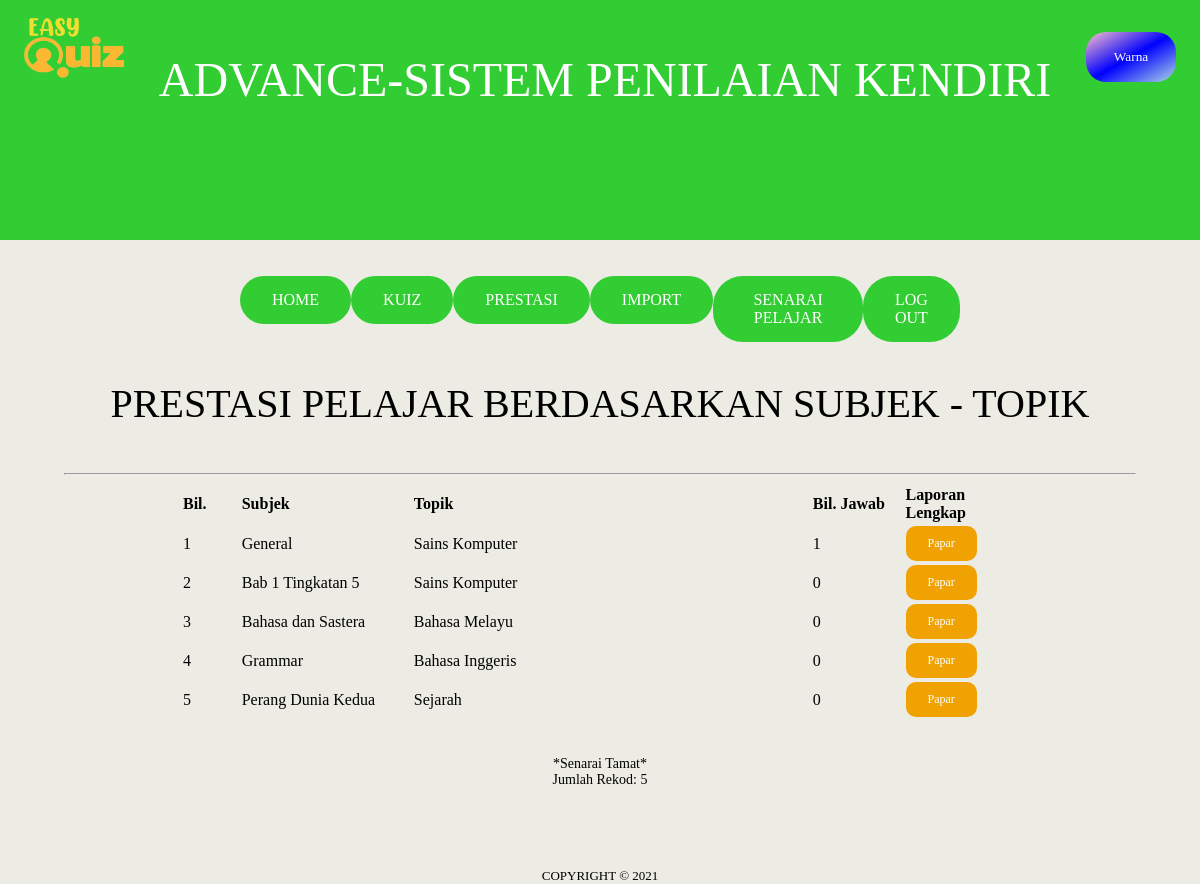
The app's page /prestasi_topik.php (signed in) with its own data.
### tables this page shows
CREATE TABLE `topik` (
  `idtopik` int(11) NOT NULL,
  `topik` varchar(30) NOT NULL,
  `markah` int(11) NOT NULL,
  `idsubjek` int(10) NOT NULL,
  `idpengguna` varchar(12) NOT NULL
);

CREATE TABLE `subjek` (
  `idsubjek` int(11) NOT NULL,
  `subjek` varchar(30) NOT NULL
);

### prestasi_topik.php (the view, shortened to what this page needs)
<?php
include 'header.php';
$guru = $_SESSION['idpengguna'];
 ?>
 <!DOCTYPE html>
 <html lang="en" dir="ltr">
   <head>
     <?php
     include 'menu.php';
      ?>
   </head>
   <body>
     <center><p id = "p1"> PRESTASI PELAJAR BERDASARKAN SUBJEK - TOPIK</p></center>
     <br>
     <main>
       <table width = "70%" border = "0" align = "center" style="font-size:16px;font-family:DIN Next LT Pro Light;">
         <tr>
           <td width = "5%"><b> Bil. </b></td>
           <td width = "15%"><b> Subjek </b></td>
           <td width = "35%"><b> Topik </b></td>
           <td width = "8%"><b> Bil. Jawab</b></td>
           <td width = "10%"><b> Laporan Lengkap </b></td>
         </tr>
         <hr>
         <?php
          $no = 1;
          $topik = mysqli_query($hubung , "SELECT * FROM topik WHERE idpengguna = '$guru'");
          while ($infoTopik = mysqli_fetch_array($topik)) {
          $subjek = mysqli_query($hubung , "SELECT * FROM subjek
          WHERE idsubjek = '$infoTopik[idsubjek]' ");
          $infoSubjek = mysqli_fetch_array($subjek);
          $rekod = mysqli_query($hubung , "SELECT idtopik, COUNT(idtopik) as 'bil' FROm perekodan
          WHERE idtopik = '$infoTopik[idtopik]'");
          $infoJawab = mysqli_fetch_array($rekod);
         ?>
         <tr>
           <td><?php echo $no; ?></td>
           <td><?php echo $infoTopik['topik']; ?></td>
           <td><?php echo $infoSubjek['subjek']; ?></td>
           <td><?php echo $infoJawab['bil']; ?></td>
           <td>
             <a href = "laporan_guru.php?idtopik=<?php echo $infoTopik['idtopik']; ?>">
             <button id = "papar"> Papar </button>
           </td>
         </tr>
         <?php $no++; } ?>
       </table>
     </main>
     <br>
     <br>
     <center><font style = 'font-size:14px'> *Senarai Tamat* <br> Jumlah Rekod: <?php echo $no-1; ?></font></center>
   </body>
    <center style="margin-top:80px;"><?php include 'footer.php'; ?></center>
 </html>

### prestasi_topik.php (style rules this page uses)
body { background-color: #ECEBE4; }
#p1 { font-family: "Feather Bold"; font-size: 40px; margin-top: 20px; margin-bottom: 20px; }
hr { width : 1070px; }
b { font-family: "DIN Next LT Pro Bold"; }
#papar { background-color: #F0A202; border: none; color: white; padding: 8px 20px; text-align: center; font-family: "Feather Bold"; display: inline-block; font-size: 12px; border-radius: 10px; border: 2px solid #F0A202; margin: 0; }

### records on screen
topik: topik "General", idsubjek.subjek "Sains Komputer", bil "1"
topik: topik "Bab 1 Tingkatan 5", idsubjek.subjek "Sains Komputer", bil "0"
topik: topik "Bahasa dan Sastera", idsubjek.subjek "Bahasa Melayu", bil "0"
topik: topik "Grammar", idsubjek.subjek "Bahasa Inggeris", bil "0"
topik: topik "Perang Dunia Kedua", idsubjek.subjek "Sejarah", bil "0"

### other values on screen
$nama_sistem "ADVANCE-SISTEM PENILAIAN KENDIRI"
$no-1 "5"
